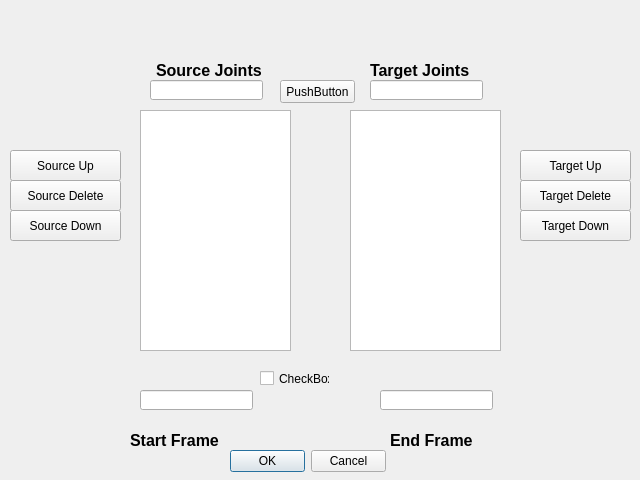
<?xml version="1.0" encoding="UTF-8"?>
<ui version="4.0">
 <class>Form</class>
 <widget class="QWidget" name="Form">
  <property name="geometry">
   <rect>
    <x>0</x>
    <y>0</y>
    <width>640</width>
    <height>480</height>
   </rect>
  </property>
  <property name="windowTitle">
   <string>Form</string>
  </property>
  <widget class="QCheckBox" name="myBox">
   <property name="geometry">
    <rect>
     <x>260</x>
     <y>370</y>
     <width>70</width>
     <height>17</height>
    </rect>
   </property>
   <property name="text">
    <string>CheckBox</string>
   </property>
  </widget>
  <widget class="QListWidget" name="SourceJoints">
   <property name="geometry">
    <rect>
     <x>140</x>
     <y>110</y>
     <width>151</width>
     <height>241</height>
    </rect>
   </property>
  </widget>
  <widget class="QListWidget" name="TargetJoints">
   <property name="geometry">
    <rect>
     <x>350</x>
     <y>110</y>
     <width>151</width>
     <height>241</height>
    </rect>
   </property>
  </widget>
  <widget class="QPushButton" name="SourceUp">
   <property name="geometry">
    <rect>
     <x>10</x>
     <y>150</y>
     <width>111</width>
     <height>31</height>
    </rect>
   </property>
   <property name="text">
    <string>Source Up</string>
   </property>
  </widget>
  <widget class="QPushButton" name="SourceDown">
   <property name="geometry">
    <rect>
     <x>10</x>
     <y>210</y>
     <width>111</width>
     <height>31</height>
    </rect>
   </property>
   <property name="text">
    <string>Source Down</string>
   </property>
  </widget>
  <widget class="QPushButton" name="TargetUp">
   <property name="geometry">
    <rect>
     <x>520</x>
     <y>150</y>
     <width>111</width>
     <height>31</height>
    </rect>
   </property>
   <property name="text">
    <string>Target Up</string>
   </property>
  </widget>
  <widget class="QPushButton" name="TargetDown">
   <property name="geometry">
    <rect>
     <x>520</x>
     <y>210</y>
     <width>111</width>
     <height>31</height>
    </rect>
   </property>
   <property name="text">
    <string>Target Down</string>
   </property>
  </widget>
  <widget class="QPushButton" name="SourceDelete">
   <property name="geometry">
    <rect>
     <x>10</x>
     <y>180</y>
     <width>111</width>
     <height>31</height>
    </rect>
   </property>
   <property name="text">
    <string>Source Delete</string>
   </property>
  </widget>
  <widget class="QPushButton" name="TargetDelete">
   <property name="geometry">
    <rect>
     <x>520</x>
     <y>180</y>
     <width>111</width>
     <height>31</height>
    </rect>
   </property>
   <property name="text">
    <string>Target Delete</string>
   </property>
  </widget>
  <widget class="QLabel" name="SourceJointsText">
   <property name="geometry">
    <rect>
     <x>156</x>
     <y>60</y>
     <width>121</width>
     <height>21</height>
    </rect>
   </property>
   <property name="font">
    <font>
     <pointsize>12</pointsize>
     <weight>75</weight>
     <bold>true</bold>
    </font>
   </property>
   <property name="text">
    <string>Source Joints</string>
   </property>
  </widget>
  <widget class="QLabel" name="TargetJointsText">
   <property name="geometry">
    <rect>
     <x>370</x>
     <y>60</y>
     <width>121</width>
     <height>21</height>
    </rect>
   </property>
   <property name="font">
    <font>
     <pointsize>12</pointsize>
     <weight>75</weight>
     <bold>true</bold>
    </font>
   </property>
   <property name="text">
    <string>Target Joints</string>
   </property>
  </widget>
  <widget class="QLabel" name="StartFrameText">
   <property name="geometry">
    <rect>
     <x>130</x>
     <y>430</y>
     <width>121</width>
     <height>21</height>
    </rect>
   </property>
   <property name="font">
    <font>
     <pointsize>12</pointsize>
     <weight>75</weight>
     <bold>true</bold>
    </font>
   </property>
   <property name="text">
    <string>Start Frame</string>
   </property>
  </widget>
  <widget class="QLabel" name="EndFrameText">
   <property name="geometry">
    <rect>
     <x>390</x>
     <y>430</y>
     <width>121</width>
     <height>21</height>
    </rect>
   </property>
   <property name="font">
    <font>
     <pointsize>12</pointsize>
     <weight>75</weight>
     <bold>true</bold>
    </font>
   </property>
   <property name="text">
    <string>End Frame</string>
   </property>
  </widget>
  <widget class="QLineEdit" name="lineEdit">
   <property name="geometry">
    <rect>
     <x>140</x>
     <y>390</y>
     <width>113</width>
     <height>20</height>
    </rect>
   </property>
  </widget>
  <widget class="QLineEdit" name="lineEdit_2">
   <property name="geometry">
    <rect>
     <x>380</x>
     <y>390</y>
     <width>113</width>
     <height>20</height>
    </rect>
   </property>
  </widget>
  <widget class="QDialogButtonBox" name="buttonBox">
   <property name="geometry">
    <rect>
     <x>230</x>
     <y>450</y>
     <width>156</width>
     <height>23</height>
    </rect>
   </property>
   <property name="standardButtons">
    <set>QDialogButtonBox::Cancel|QDialogButtonBox::Ok</set>
   </property>
  </widget>
  <widget class="QLineEdit" name="sRoot">
   <property name="geometry">
    <rect>
     <x>150</x>
     <y>80</y>
     <width>113</width>
     <height>20</height>
    </rect>
   </property>
  </widget>
  <widget class="QLineEdit" name="tRoot">
   <property name="geometry">
    <rect>
     <x>370</x>
     <y>80</y>
     <width>113</width>
     <height>20</height>
    </rect>
   </property>
  </widget>
  <widget class="QPushButton" name="FindSkeleton">
   <property name="geometry">
    <rect>
     <x>280</x>
     <y>80</y>
     <width>75</width>
     <height>23</height>
    </rect>
   </property>
   <property name="text">
    <string>PushButton</string>
   </property>
  </widget>
 </widget>
 <resources/>
 <connections/>
</ui>
